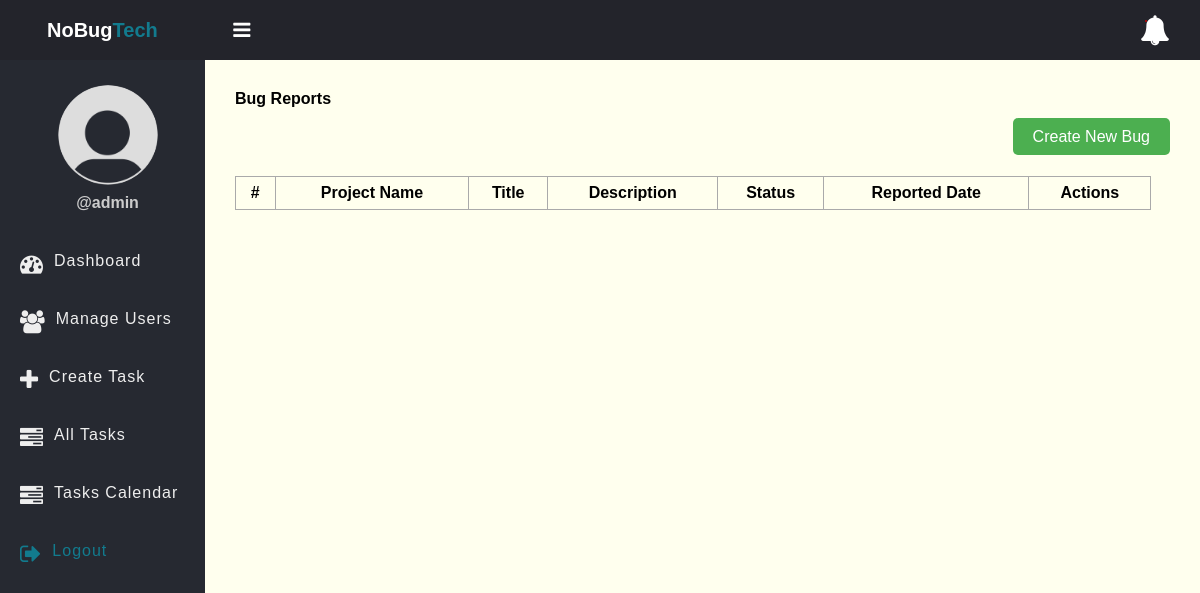
Page /bugs.php (signed in) on the earlier database version.
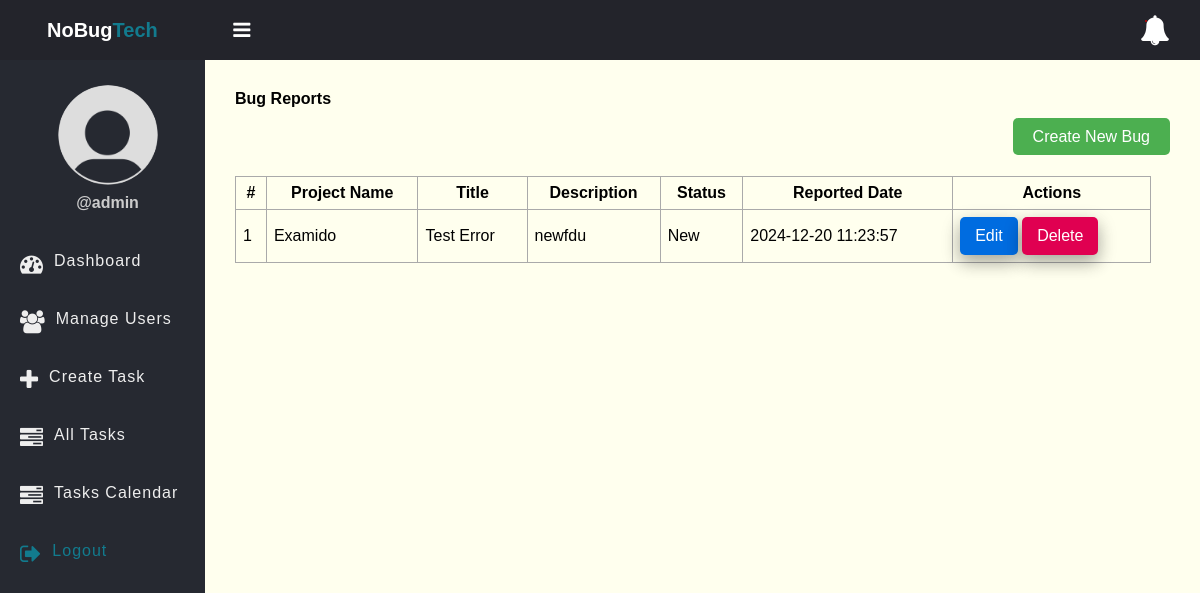
Same page on the later database version.
### tables this page shows
CREATE TABLE `bug_reports` (
  `bug_id` int(11) NOT NULL,
  `tester_name` varchar(255) DEFAULT NULL,
  `ProjectID` int(11) NOT NULL,
  `bug_title` varchar(255) NOT NULL,
  `bug_description` text NOT NULL,
  `bug_url` varchar(255) DEFAULT NULL,
  `bug_status` enum('New','In Progress','Resolved','Closed') DEFAULT 'New',
  `reported_date` timestamp NOT NULL DEFAULT current_timestamp(),
  `remarks_by_tester` text DEFAULT NULL,
  `Priority` int(11) NOT NULL
);

CREATE TABLE `projects` (
  `ProjectID` int(11) NOT NULL,
  `ProjectName` varchar(2500) NOT NULL,
  `Status` int(11) NOT NULL
);

### app/Model/Bug.php (called while the page is built)
<?php
function get_all_bugs($conn)
{
    $query = "SELECT * FROM bug_reports
    INNER JOIN projects ON projects.ProjectID=bug_reports.ProjectID
    ORDER BY reported_date DESC";
    $stmt = $conn->prepare($query);
    $stmt->execute();
    $bugs = $stmt->fetchAll(PDO::FETCH_ASSOC);
    return $bugs ?: [];
}

### bugs.php (the view, shortened to what this page needs)
<?php
if (isset($_SESSION['role']) && isset($_SESSION['id'])) {
    include "DB_connection.php";
    include "app/Model/Bug.php";
    $bugs = get_all_bugs($conn);
?>
    <!DOCTYPE html>
    <html>
    <head>
        <link rel="stylesheet" href="https://stackpath.bootstrapcdn.com/font-awesome/4.7.0/css/font-awesome.min.css">
        <link rel="stylesheet" href="css/style.css?v=<?php echo time();?>">
    </head>
    <body>
        <?php include "inc/header.php" ?>
        <div class="body">
            <?php include "inc/nav.php" ?>
            <section class="section-1">
                <h4 class="title">Bug Reports</h4>
                <div class="create-bug-btn">
                    <a href="report_bug.php" class="create-btn">Create New Bug</a>
                </div>
                <?php if ($bugs != 0) { ?>
                    <table class="main-table">
                        <tr>
                            <th>#</th>
                            <th>Project Name</th>
                            <th>Title</th>
                            <th>Description</th>
                            <th>Status</th>
                            <th>Reported Date</th>
                            <th>Actions</th>
                        </tr>
                        <?php $i = 0;
                        foreach ($bugs as $bug) { ?>
                            <tr>
                                <td><?= ++$i ?></td>
                                <td><?= $bug['ProjectName'] ?></td>
                                <td><?= $bug['bug_title'] ?></td>
                                <td><?= $bug['bug_description'] ?></td>
                                <td><?= $bug['bug_status'] ?></td>
                                <td><?= $bug['reported_date'] ?></td>
                                <td>
                                    <a href="edit_bug.php?id=<?= $bug['bug_id'] ?>" class="edit-btn">Edit</a>
                                    <a href="delete_bug.php?id=<?= $bug['bug_id'] ?>" class="delete-btn">Delete</a>
                                </td>
                            </tr>
                        <?php } ?>
                    </table>
                <?php } else { ?>
                    <h3>No bugs reported yet</h3>
                <?php } ?>
            </section>
        </div>
    </body>
    </html>
<?php } else {
    $em = "First login";
    header("Location: login.php?error=$em");
    exit();
} ?>

Differences in the rows shown:
added bug_reports: ProjectID.ProjectName "Examido", bug_title "Test Error", bug_description "newfdu", bug_status "New", reported_date "2024-12-20 11:23:57"
